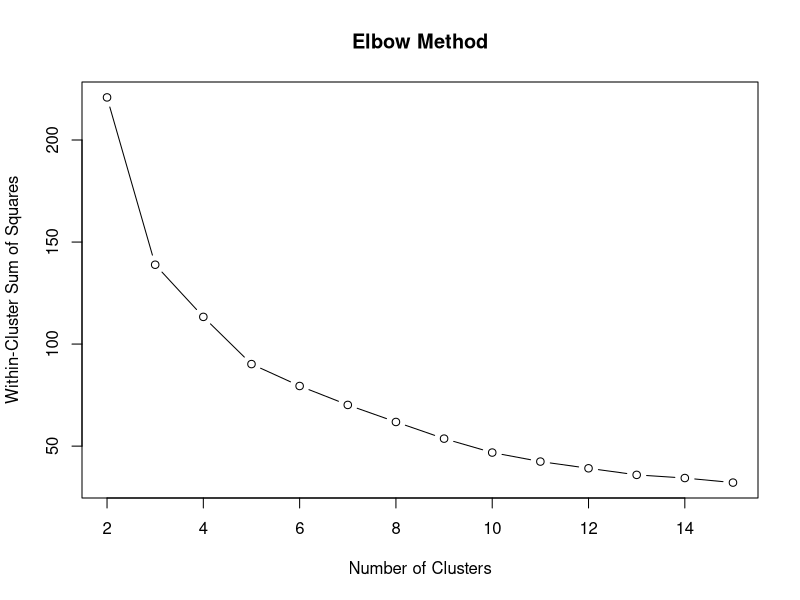
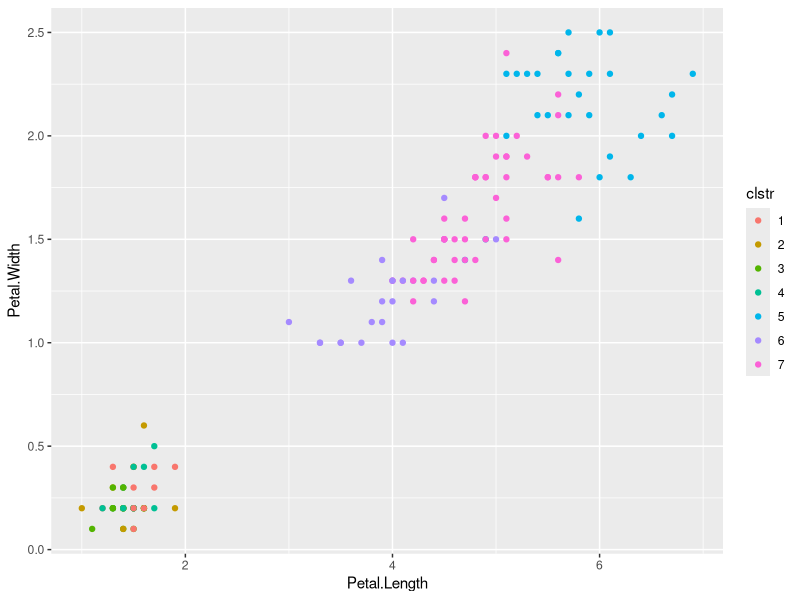

These charts were generated, in order, by the following R code:
# 5.r
# Load the dplyr package
library(tidyverse)

data("iris")
iris2 = as.data.frame(scale(iris[,-5]))
kmeans_fun <- function(k) {
  kmeans(iris2, k, nstart = 50)$tot.withinss
}

ws <- sapply(2:15, kmeans_fun)
plot(2:15, ws, type = "b", main = "Elbow Method",
     xlab = "Number of Clusters", ylab = "Within-Cluster Sum of Squares")
iris_kmeans<-kmeans(iris2,7)
iris$clstr<-iris_kmeans$cluster
table(iris$Species,iris$clstr)
iris$clstr <- as.factor(iris$clstr)
ggplot(iris, aes(Petal.Length, Petal.Width, color = clstr)) + geom_point()